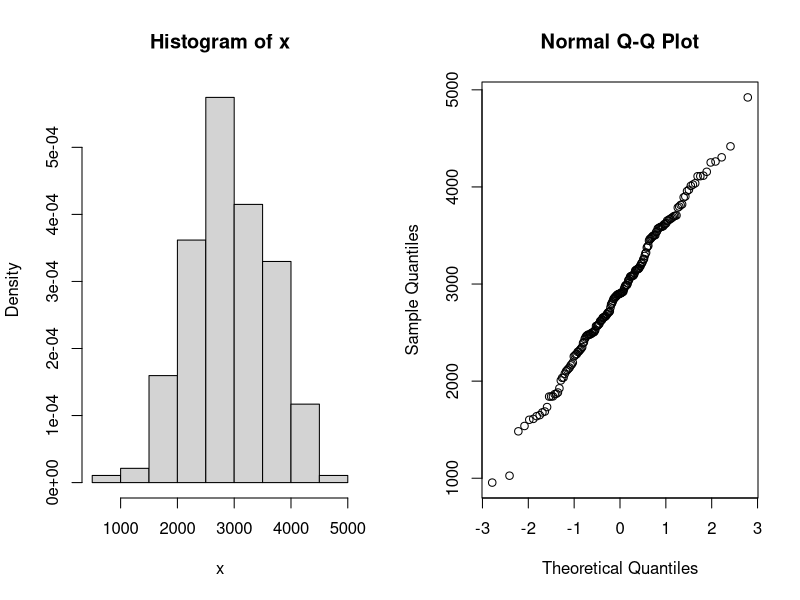

Generate this figure with R:
## ---- chunk 1
data = read.table("birthweight.txt", header=T)
par(mfrow=c(1,2))
x = data$birthweight
# checking normality
hist(x, freq=F)
qqnorm(x)
shapiro.test(x)

res = t.test(x, conf.level=0.96)
res
sd(x)

tval = qt(0.98, length(x))
m = 50
n = (tval * sd(x) / m) ** 2
n
#sprintf("96% confidence interval: [%.4f, %.4f]", res$conf.int[1], res$conf.int[2])

## ---- chunk 2
B = 10000
Tstar = numeric(B)

for (i in 1:B){
  # sample with replacement, for a new sample of same length(x)
  Xstar = sample(x, replace=TRUE)
  Tstar[i] = mean(Xstar) 
}

Tstar02 = quantile(Tstar, 0.02)
Tstar04 = quantile(Tstar, 0.98)
Tstar02
Tstar04

## ---- chunk 3
t.test(x, mu=2800, alt="g")[[4]]
## ---- chunk 4
wilcox.test(x, mu=2800, alt="g")
## ---- chunk 5
pnorm(2600, mean = mean(x), sd=sd(x))
qnorm(pnorm(2600, mean = mean(x), sd=sd(x)))



sd(x)
std_test = -0.4491648 * 697.5002
mean_test = mean(x) + std_test
mean_test

t.test(x, mu=2600, alt="l")

## ---- chunk 6
data = read.table("cholesterol.txt", header=T)
data
## ---- chunk 7
data = read.table("diet.txt", header=T)
data
## ---- chunk 8
library(MASS)
data = npk
data
